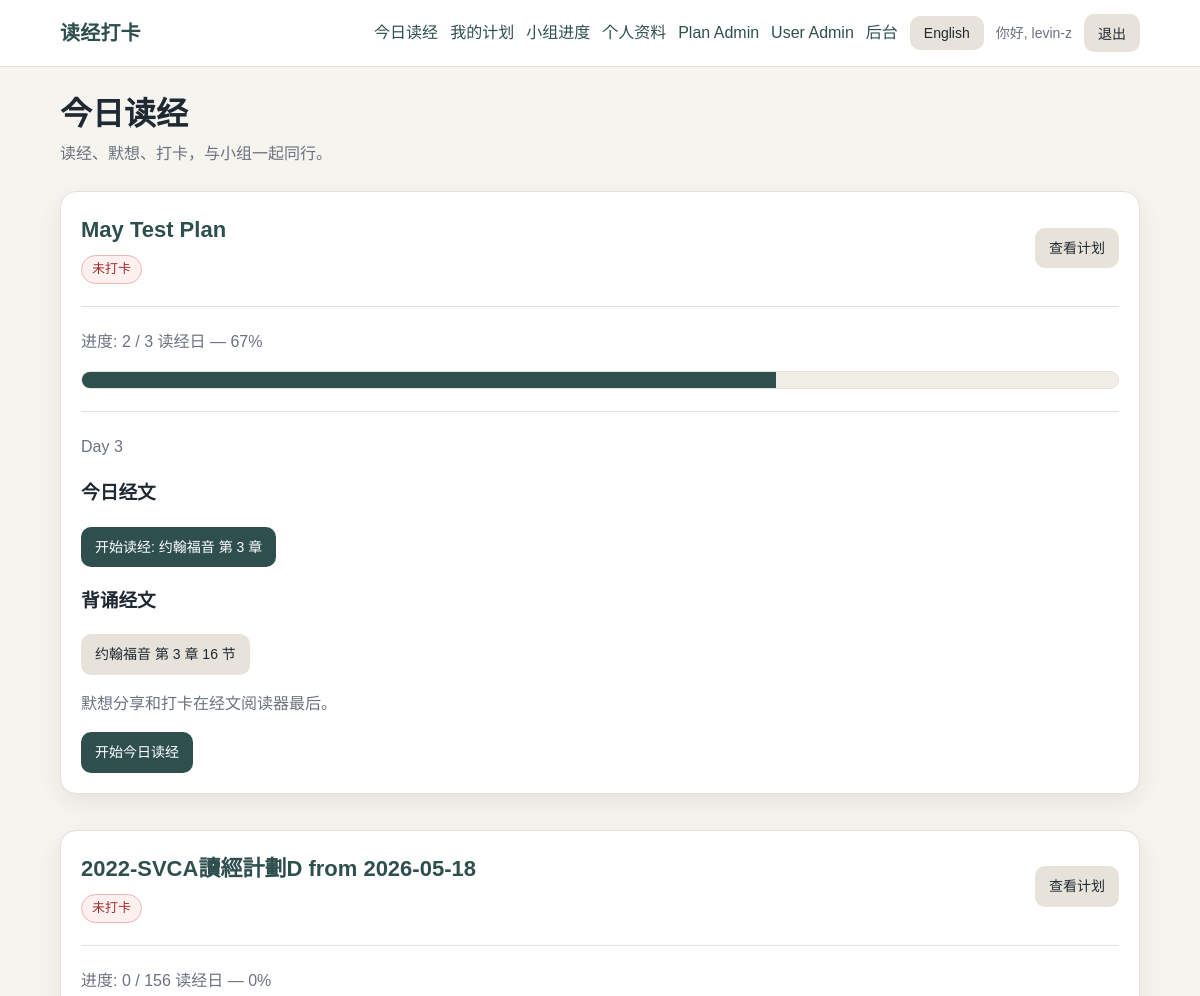
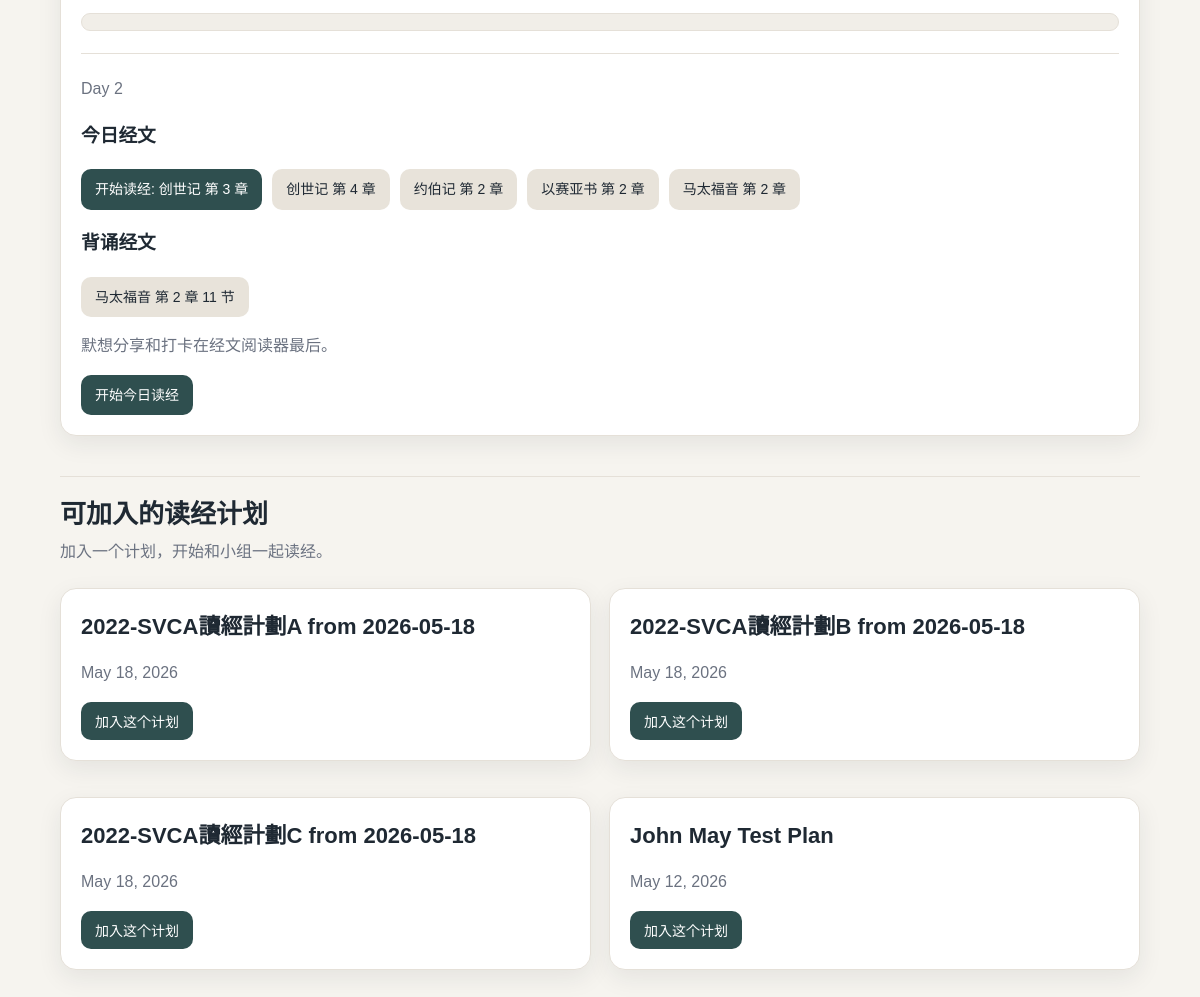
The app's page / (signed in) with its own data (2 pictures, top to bottom).
### accounts/models.py (models this page shows, shortened)
class Profile(models.Model):
    LANGUAGE_CHOICES = [
        ("zh", "中文"),
        ("en", "English"),
    ]
    user = models.OneToOneField(
        settings.AUTH_USER_MODEL,
        on_delete=models.CASCADE,
        related_name="profile",
    )
    small_group = models.ForeignKey(
        SmallGroup,
        on_delete=models.SET_NULL,
        null=True,
        blank=True,
        related_name="members",
    )
    preferred_language = models.CharField(
        max_length=2,
        choices=LANGUAGE_CHOICES,
        default="zh",
    )
    must_change_password = models.BooleanField(default=False)

### reading/models.py (models this page shows, shortened)
class ActivePlan(models.Model):
    plan = models.ForeignKey(ReadingPlan, on_delete=models.PROTECT, related_name="active_runs")
    start_date = models.DateField()
    title = models.CharField(max_length=150, blank=True)
    class Meta:
        ordering = ["-start_date"]
    def current_day_number(self):
        delta = timezone.localdate() - self.start_date
        return delta.days + 1

class ReadingPlanDay(models.Model):
    plan = models.ForeignKey(ReadingPlan, on_delete=models.CASCADE, related_name="days")
    day_number = models.PositiveIntegerField()
    reading_text = models.TextField()
    memory_verse = models.CharField(max_length=120, blank=True)
    class Meta:
        unique_together = [("plan", "day_number")]
        ordering = ["plan", "day_number"]

### reading/views.py (the view)
# urls.py: path("", views.home, name="home"),
@login_required
def home(request):
    enrollments = (
        PlanEnrollment.objects.filter(user=request.user)
        .select_related("active_plan", "active_plan__plan")
        .order_by("-joined_at")
    )
    joined_active_plan_ids = enrollments.values_list("active_plan_id", flat=True)
    active_plans = (
        ActivePlan.objects.select_related("plan")
        .filter(plan__is_active=True)
        .exclude(id__in=joined_active_plan_ids)
        .order_by("-start_date")
    )
    today_items = []
    for enrollment in enrollments:
        active_plan = enrollment.active_plan
        current_day_number = active_plan.current_day_number()
        plan_days = list(
            ReadingPlanDay.objects.filter(plan=active_plan.plan).order_by("day_number")
        )
        total_reading_days = len(plan_days)
        max_day_number = max([day.day_number for day in plan_days], default=0)
        checked_days = CheckIn.objects.filter(
            user=request.user,
            active_plan=active_plan,
        ).count()
        progress_percent = (
            round((checked_days / total_reading_days) * 100)
            if total_reading_days
            else 0
        )
        plan_day = None
        passages = []
        memory_passages = []
        is_checked = False
        is_not_started = current_day_number < 1
        is_ended = bool(max_day_number and current_day_number > max_day_number)
        is_rest_day = False
        is_reading_day = False
        if not is_not_started and not is_ended:
            plan_day = next(
                (day for day in plan_days if day.day_number == current_day_number),
                None,
            )
            if plan_day:
                is_reading_day = True
                passages = parse_reading_text(plan_day.reading_text)
                memory_passages = (
                    parse_memory_verse_text(plan_day.memory_verse)
                    if plan_day.memory_verse
                    else []
                )
                is_checked = CheckIn.objects.filter(
                    user=request.user,
                    active_plan=active_plan,
                    plan_day=plan_day,
                ).exists()
            else:
                is_rest_day = True
        today_items.append(
            {
                "active_plan": active_plan,
                "current_day_number": current_day_number,
                "max_day_number": max_day_number,
                "plan_day": plan_day,
                "passages": passages,
                "memory_passages": memory_passages,
                "is_checked": is_checked,
                "is_not_started": is_not_started,
                "is_ended": is_ended,
                "is_rest_day": is_rest_day,
                "is_reading_day": is_reading_day,
                "checked_days": checked_days,
                "total_reading_days": total_reading_days,
                "progress_percent": progress_percent,
            }
        )
    return render(
        request,
        "reading/home.html",
        {
            "active_plans": active_plans,
            "today_items": today_items,
        },
    )

### templates/reading/home.html (shortened to what this page needs)
{% extends "base.html" %}
{% load reading_extras %}
{% block content %}
<div class="page-header">
    <h1 class="page-title">{{ ui.today }}</h1>
    <p class="page-subtitle">{{ ui.today_subtitle }}</p>
</div>
{% if today_items %}
<div class="grid">
    {% for item in today_items %}
    <div class="card">
        <div class="actions" style="justify-content: space-between;">
            <div>
                <h2 class="card-title">
                    <a href="{% url 'active_plan_detail' item.active_plan.id %}">
                        {{ item.active_plan|active_plan_name:language }}
                    </a>
                </h2>
                {% if item.is_not_started %}
                    <span class="status status-warning">{{ ui.not_started }}</span>
                {% elif item.is_ended %}
                    <span class="status">{{ ui.ended }}</span>
                {% elif item.is_rest_day %}
                    <span class="status status-warning">{{ ui.rest_day }}</span>
                {% elif item.is_checked %}
                    <span class="status status-good">{{ ui.checked_in }}</span>
                {% else %}
                    <span class="status status-danger">{{ ui.not_checked_in }}</span>
                {% endif %}
            </div>
            <div>
                <a class="button button-secondary" href="{% url 'active_plan_detail' item.active_plan.id %}">
                    {{ ui.view_plan }}
                </a>
            </div>
        </div>
        <hr class="divider">
        <p class="muted">
            {{ ui.progress }}:
            {{ item.checked_days }} / {{ item.total_reading_days }} {{ ui.reading_days }}
            — {{ item.progress_percent }}%
        </p>
        <div class="progress-bar">
            <div class="progress-bar-fill" style="width: {{ item.progress_percent }}%;"></div>
        </div>
        <hr class="divider">
        {% if item.is_not_started %}
            <h3>{{ ui.not_started }}</h3>
            <p class="muted">{{ item.active_plan.start_date }}</p>
        {% elif item.is_reading_day %}
            <p class="muted">Day {{ item.plan_day.day_number }}</p>
            <h3>{{ ui.today_reading }}</h3>
            {% if item.passages %}
                <div class="passage-list">
                    {% for passage in item.passages %}
                        <a class="button {% if forloop.first %}{% else %}button-secondary{% endif %}"
                           href="{% url 'passage_reader' item.active_plan.id item.plan_day.id forloop.counter0 %}?lang={{ language }}">
                            {% if forloop.first %}
                                {{ ui.start_reading }}: {{ passage|passage_display:language }}
                            {% else %}
                                {{ passage|passage_display:language }}
                            {% endif %}
                        </a>
                    {% endfor %}
                </div>
            {% else %}
                <p>{{ item.plan_day.reading_text|linebreaksbr }}</p>
                <p class="muted">{{ ui.no_scripture_links }}</p>
            {% endif %}
            {% if item.plan_day.memory_verse %}
                <h3>{{ ui.memory_verse }}</h3>
                {% if item.memory_passages %}
                    <div class="passage-list">
                        {% for passage in item.memory_passages %}
                            <a class="button button-secondary"
                               href="{% url 'memory_verse_reader' item.active_plan.id item.plan_day.id forloop.counter0 %}?lang={{ language }}">
                                {{ passage|passage_display:language }}
                            </a>
                        {% endfor %}
                    </div>
                {% else %}
                    <p>{{ item.plan_day.memory_verse }}</p>
                    <p class="muted">{{ ui.no_memory_link }}</p>
                {% endif %}
            {% endif %}
            {% if item.is_checked %}
                <p><span class="status status-good">{{ ui.checked_in }}</span></p>
            {% else %}
                <p class="muted">{{ ui.reflection_checkin_note }}</p>
                {% if item.passages %}
                    <a class="button" href="{% url 'passage_reader' item.active_plan.id item.plan_day.id 0 %}?lang={{ language }}">
                        {{ ui.start_today_reading }}
                    </a>
                {% else %}
                    <form method="post" action="{% url 'check_in' item.active_plan.id item.plan_day.id %}">
                        {% csrf_token %}
                        <input type="hidden" name="next" value="{{ request.get_full_path }}">
                        <button type="submit">{{ ui.finished_reading_button }}</button>
                    </form>
                {% endif %}
            {% endif %}
        {% endif %}
    </div>
    {% endfor %}
</div>
{% else %}
<div class="card">
    <h2>{{ ui.no_reading_plan_yet }}</h2>
    <p class="muted">{{ ui.join_plan_to_start }}</p>
</div>
{% endif %}
<hr class="divider">
<div class="page-header">
    <h2 class="page-title" style="font-size: 26px;">{{ ui.available_plans }}</h2>
    <p class="page-subtitle">{{ ui.available_plans_subtitle }}</p>
</div>
{% if active_plans %}
<div class="grid grid-2">
    {% for active_plan in active_plans %}
    <div class="card">
        <h3 class="card-title">{{ active_plan|active_plan_name:language }}</h3>
        <p class="muted">{{ active_plan.start_date }}</p>
        <form method="post" action="{% url 'join_active_plan' active_plan.id %}">
            <button type="submit">{{ ui.join_this_plan }}</button>
        </form>
    </div>
    {% endfor %}
</div>
{% else %}
<div class="card">
    <p class="muted">{{ ui.no_available_plans }}</p>
</div>
{% endif %}
{% endblock %}

### templates/base.html (shortened to what this page needs)
{% load static %}
<!doctype html>
<html lang="en">
<head>
    <link rel="stylesheet" href="{% static 'css/app.css' %}">
</head>
<body>
    <header class="site-header">
        <div class="site-header-inner">
            <a class="brand" href="{% url 'home' %}">{{ ui.site_title }}</a>
            <nav class="nav">
                {% if user.is_authenticated %}
                <a href="{% url 'home' %}">{{ ui.today }}</a>
                <a href="{% url 'my_plans' %}">{{ ui.my_plans }}</a>
                <a href="{% url 'my_group_progress' %}">{{ ui.group_progress }}</a>
                <a href="{% url 'profile' %}">{{ ui.profile }}</a>
                {% if user.is_staff %}
                <a href="{% url 'staff_reading_plan_list' %}">Plan Admin</a>
                <a href="{% url 'staff_user_list' %}">User Admin</a>
                <a href="{% url 'admin:index' %}">{{ ui.admin }}</a>
                {% endif %}
                <form method="post" action="{% url 'change_language' %}" class="inline-form">
                    <button type="submit" class="button-secondary">
                        {{ other_language_label }}
                    </button>
                </form>
                <span class="nav-user">{{ ui.hi }}, {{ user.username }}</span>
                <form method="post" action="{% url 'logout' %}" class="inline-form">
                    <button type="submit" class="button-secondary">{{ ui.logout }}</button>
                </form>
                {% endif %}
            </nav>
        </div>
    </header>
    <main class="container">
        {% block content %}{% endblock %}
    </main>
</body>
</html>

### records on screen
Profile: active_plan|active_plan_name "May Test Plan" "2022-SVCA讀經計劃D from 2026-05-18", passages "约翰福音 第 3 章" "创世记 第 3 章", memory_passages "约翰福音 第 3 章 16 节" "马太福音 第 2 章 11 节", passages "创世记 第 4 章" "约伯记 第 2 章" "以赛亚书 第 2 章" "马太福音 第 2 章"
ReadingPlanDay: plan_day.day_number "3"
ReadingPlanDay: plan_day.day_number "2"
ActivePlan: title.preferred_language "2022-SVCA讀經計劃A from 2026-05-18", start_date "May 18, 2026", join_this_plan "加入这个计划"
ActivePlan: title.preferred_language "2022-SVCA讀經計劃B from 2026-05-18", start_date "May 18, 2026", join_this_plan "加入这个计划"
ActivePlan: title.preferred_language "2022-SVCA讀經計劃C from 2026-05-18", start_date "May 18, 2026", join_this_plan "加入这个计划"
ActivePlan: title.preferred_language "John May Test Plan", start_date "May 12, 2026", join_this_plan "加入这个计划"

### other values on screen
{{ ui.site_title }} "读经打卡"
{{ ui.today }} "今日读经"
{{ ui.my_plans }} "我的计划"
{{ ui.group_progress }} "小组进度"
{{ ui.profile }} "个人资料"
{{ ui.admin }} "后台"
{{ other_language_label }} "English"
{{ ui.hi }} "你好"
{{ user.username }} "levin-z"
{{ ui.logout }} "退出"
{{ ui.today_subtitle }} "读经、默想、打卡，与小组一起同行。"
{{ ui.not_checked_in }} "未打卡" "未打卡"
{{ ui.view_plan }} "查看计划" "查看计划"
{{ ui.progress }} "进度" "进度"
{{ item.checked_days }} "2" "0"
